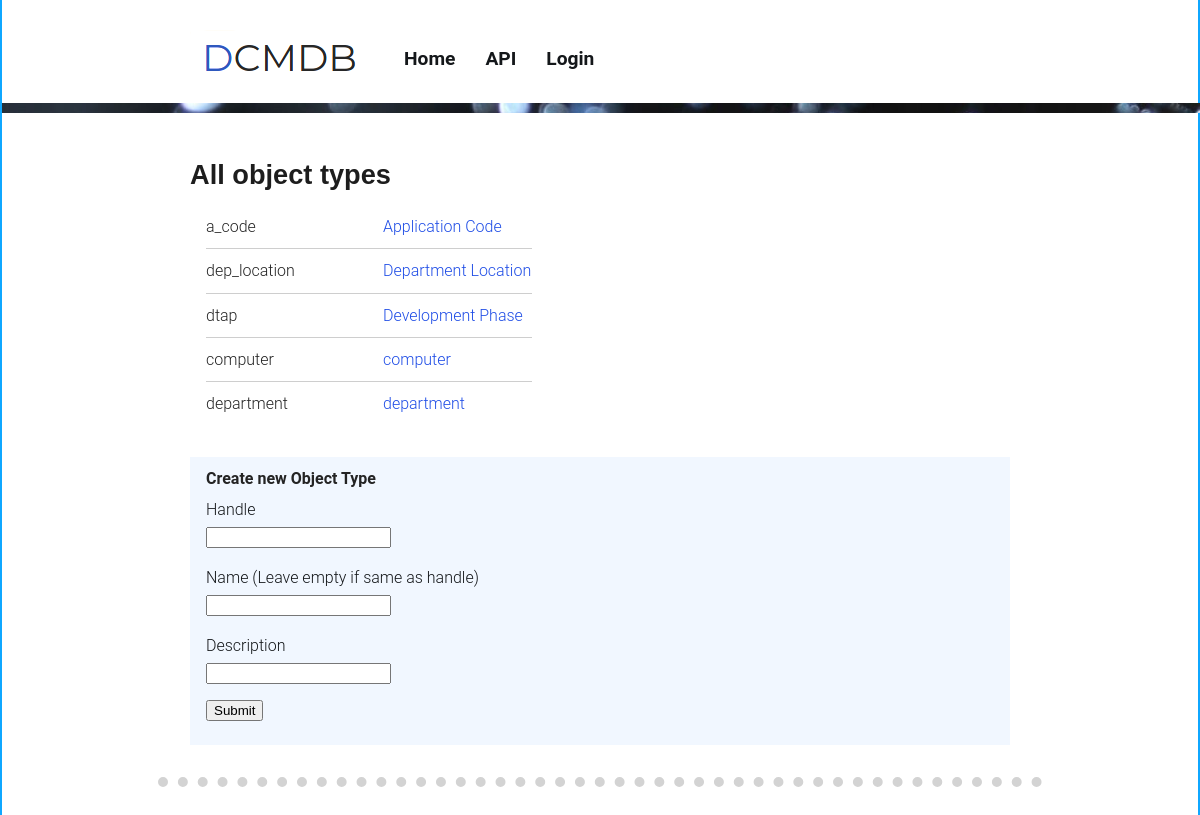
The app's page /ui/api/v1/object/ with its own data.
### tables this page shows
CREATE TABLE types (id integer primary key autoincrement, handle text UNIQUE, name text, description text, value_limit text, data_type text, unit text);

### frontend/api_v1.py (the view)
@api.route('/ui/api/v1/object')
@api.route('/ui/api/v1/object/')
def render_object_types():
    index.g.title = 'All object types'
    types = index.backend.get_all_types()
    only_object_types = []
    for t in types:
        if t.data_type == 'object':
            only_object_types.append(t)
    index.g.objects = only_object_types
    from .forms import CreateObjectTypeForm
    form = CreateObjectTypeForm()
    r = form.validate_on_submit()
    return index.render_template('api_v1_type_list.html', form=form)

### frontend/forms.py
class CreateObjectTypeForm(FlaskForm):
    type_handle      = StringField('Handle',
                        validators=[InputRequired(), Length(min=1, max=200)])
    type_name        = StringField('Name (Leave empty if same as handle)',
                         validators=[Length(min=0, max=200)])
    type_description = StringField('Description')
    submit = SubmitField('Submit')

### backend/app.py (called while the page is built)
    def get_all_types(self):
        ot_list = self.type.get_all()
        ot_list.sort(key = lambda x: x.name)
        return ot_list

### backend/application/sqlite_engine.py (called while the page is built)
    def connect(self):
        if self.connection == False:
            self.connection = sqlite3.connect(self.url)
            self.cursor = self.connection.cursor()

    def commit(self):
        self.connection.commit()

    def close_connection(self):
        self.connection.close()
        self.connection = False

    def fetch_all(self, query):
        self.connect()
        qr = self.cursor.execute(query)
        result = self.cursor.fetchall()
        self.commit()
        self.close_connection()
        return result

### backend/classes/type.py (called while the page is built)
    def get_all(self):
        query = "SELECT * FROM types;"
        fetch_result = self.app.db.fetch_all(query)
        if fetch_result is None:
            return False
        ot_list = []
        for row in fetch_result:
            ot_list.append(ObjectType(app=self.app, row=row))
        return ot_list

### frontend/templates/api_v1_type_list.html (shortened to what this page needs)
{% extends "base.html" %}
{% from 'common.html' import input as input %}
{% block content %}
<article>
	<h1> {{ g.title }}</h1>
	<p>
		<table class="tablelist">
			{% for obj in g.objects %}
				<tr>
					<td>
						 {{ obj.handle}}
					</td>
					<td>
						<a href="/ui/api/v1/object/{{ obj.handle }}">{{obj.name}}</a>
					</td>
				</tr>
			{% endfor %}
		</table>
	</p>
	<form method="POST" >
	<h4> Create new Object Type</h4>
	{{ input(form.type_handle,5) }}
	{{ input(form.type_name,5) }}
	{{ input(form.type_description,5) }}
	{{ form.submit }}
	</form>
</article>
{% endblock %}

### records on screen
types: handle "a_code", name "Application Code"
types: handle "dep_location", name "Department Location"
types: handle "dtap", name "Development Phase"
types: handle "computer", name "computer"
types: handle "department", name "department"

### other values on screen
{{ g.title }} "All object types"
{{ field.label }} "Handle Name (Leave empty if same as handle) Description"
